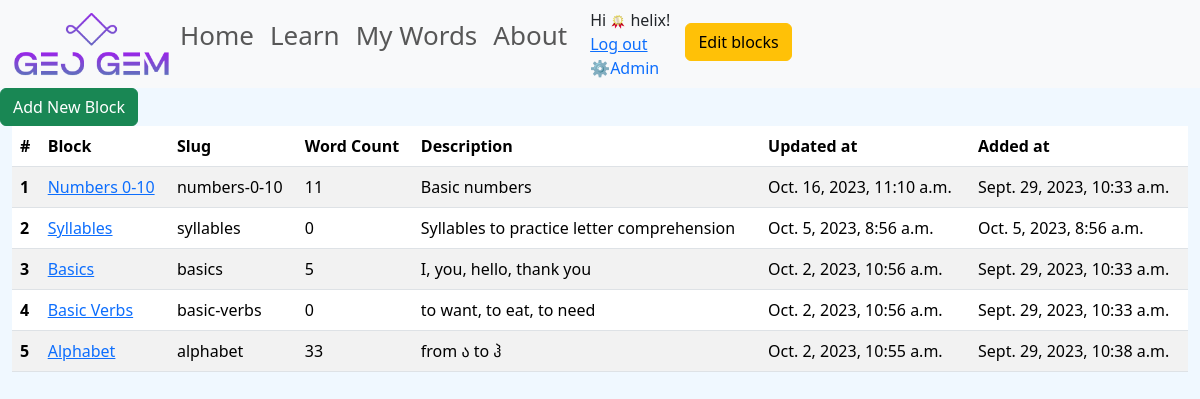
The app's page /learn/blocks_table/ (signed in), older data.
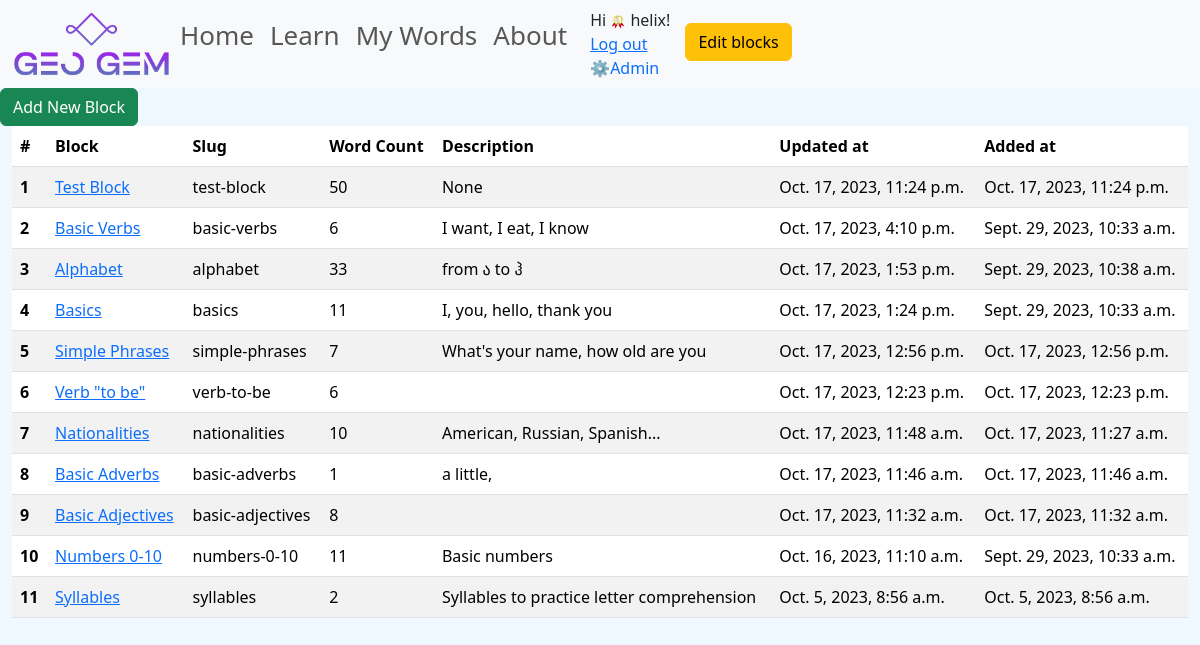
The same page, newer data.
### accounts/models.py (models this page shows, shortened)
class CustomUser(AbstractUser):
    is_premium = models.BooleanField(
        default=False,
        help_text='Designates whether the user is a premium user.'
    )
    is_active = models.BooleanField(default=False)

### word_bank/models.py (models this page shows, shortened)
class Block(models.Model):
    name = models.CharField(max_length=100)
    slug = models.SlugField(unique=True, blank=True, null=True)
    description = models.TextField(blank=True, null=True)
    theory = models.TextField(blank=True, null=True)
    added_at = models.DateTimeField(auto_now_add=True)
    updated_at = models.DateTimeField(auto_now=True)

### word_bank/views.py (the view)
# urls.py: path('blocks_table/', EditBlocksView.as_view(), name='blocks_table'),
@method_decorator(staff_member_required, name='dispatch')
class EditBlocksView(View):
    template_name = 'word_bank/blocks_table.html'
    model = Block
    def get(self, request):
        blocks = Block.objects.all().order_by('-updated_at')
        for block in blocks:
            block.word_count = WordInfo.objects.filter(blocks=block).count()
        context = {
            'blocks': blocks
        }
        return render(request, self.template_name, context=context)

### word_bank/utils.py (called while the page is built)
def staff_member_required(view_func):
    decorated_view_func = user_passes_test(
        lambda u: u.is_active and u.is_staff,
        login_url=reverse_lazy('login')
    )
    return decorated_view_func(view_func)

### templates/word_bank/blocks_table.html
{% extends "base.html" %}
{% block content %}
<a type="button" class="btn btn-success" href="/admin/word_bank/block/add/">Add New Block</a>
<div class="container-fluid">
    <table class="table table-hover table-striped">
        <thead>
          <tr>
            <th scope="col">#</th>
            <th scope="col">Block</th>
            <th scope="col">Slug</th>
            <th scope="col">Word Count</th>
            <th scope="col">Description</th>
            <th scope="col">Updated at</th>
            <th scope="col">Added at</th>
          </tr>
        </thead>
        <tbody>
        {% for block in blocks %}
            <tr>
                <th scope="row">{{ forloop.counter }}</th>
                <td><a href="{% url 'block_edit' slug=block.slug %}">{{ block.name }}</a></td>
                <td>{{ block.slug }}</td>
                <td>{{ block.word_count }}</td>
                <td>{{ block.description }}</td>
                <td>{{ block.updated_at }}</td>
                <td>{{ block.added_at }}</td>
            </tr>
        {% endfor %}
        </tbody>
      </table>
</div>
{% endblock %}

### templates/base.html (shortened to what this page needs)
{% load static %}
{% load i18n %}
<!doctype html>
<html lang="en">
  <head>
    <link href="https://cdn.jsdelivr.net/npm/bootstrap@5.3.2/dist/css/bootstrap.min.css" rel="stylesheet">
    <link rel="stylesheet" href="{% static 'css/style.css' %}">
  </head>
  <body>
    <nav class="navbar navbar-expand-lg navbar-light bg-light">
      <div class="container-fluid">
        <a class="nav-link" aria-current="page" href="{% url 'learn' %}"><img class="logo" src="{% static 'images/logo.png' %}" alt="logo"></a>
        <div class="collapse navbar-collapse" id="navbarNavDropdown">
          <ul class="navbar-nav">
            <li class="nav-item">
              <a class="nav-link" href="{% url 'home' %}">Home</a>
            </li>
            <li class="nav-item">
              <a class="nav-link" href="{% url 'learn' %}">Learn</a>
            </li>
            <li class="nav-item">
              <a class="nav-link" href="{% url 'user_words' %}">My Words</a>
            </li>
            <li class="nav-item">
              <a class="nav-link" href="#">About</a>
            </li>
            <li>
              <div class="user_authentication" style="margin-left: 15px;">
                {% if user.is_authenticated %}
                {% trans "Hi" %} {% if user.is_premium %}<img style="max-width: 16px" src="{% static 'images/badges/badge_premium.png' %}" alt="premium_badge">{% endif %}
                {{ user.username }}!
                <br>
                <form id="logout-form" method="post">
                  <a href="{% url 'logout' %}">{% trans "Log out" %}</a>
                </form>
                {% if user.is_staff %}
                <a href="/admin/" style="text-decoration: none;">&#9881;{% trans "Admin" %}</a>
                {% endif %}
                {% else %}
                <div class="login_register" style="margin-top: 8px;">
                  <a href="{% url 'login' %}">{% trans "Login" %}</a>
                  ·
                  <a href="{% url 'signup' %}">{% trans "Register" %}</a>
                </div>
                {% endif %}
            </li>
            {% if user.is_staff %}
              <li>
                <div class="edit-blocks" style="margin: 15px;">
                  <a class="btn btn-warning" href="{% url 'blocks_table' %}">Edit blocks</a>
                </div>
              </li>
            {% endif %}
          </ul>
        </div>
      </div>
    </nav>
    {% block content %}
    {% endblock %}
</body>
</html>

### static/css/style.css (style rules this page uses)
body { background-color: aliceblue; }
.logo { width: 160px; }
.nav-item { font-size: 26px; }

Row changes from the older to the newer data that the page shows:
added Block: name "Test Block", slug "test-block", word_count "50", description "None", updated_at "Oct. 17, 2023, 11:24 p.m.", added_at "Oct. 17, 2023, 11:24 p.m."
changed Block "Basic Verbs": word_count "0" → "6"; description "to want, to eat, to need" → "I want, I eat, I know"; updated_at "Oct. 2, 2023, 10:56 a.m." → "Oct. 17, 2023, 4:10 p.m."; moves up the list
changed Block "Alphabet": updated_at "Oct. 2, 2023, 10:55 a.m." → "Oct. 17, 2023, 1:53 p.m."; moves up the list
changed Block "Basics": word_count "5" → "11"; updated_at "Oct. 2, 2023, 10:56 a.m." → "Oct. 17, 2023, 1:24 p.m."; moves down the list
added Block: name "Simple Phrases", slug "simple-phrases", word_count "7", description "What's your name, how old are you", updated_at "Oct. 17, 2023, 12:56 p.m.", added_at "Oct. 17, 2023, 12:56 p.m."
added Block: name "Verb \"to be\"", slug "verb-to-be", word_count "6", updated_at "Oct. 17, 2023, 12:23 p.m.", added_at "Oct. 17, 2023, 12:23 p.m."
added Block: name "Nationalities", slug "nationalities", word_count "10", description "American, Russian, Spanish...", updated_at "Oct. 17, 2023, 11:48 a.m.", added_at "Oct. 17, 2023, 11:27 a.m."
added Block: name "Basic Adverbs", slug "basic-adverbs", word_count "1", description "a little,", updated_at "Oct. 17, 2023, 11:46 a.m.", added_at "Oct. 17, 2023, 11:46 a.m."
added Block: name "Basic Adjectives", slug "basic-adjectives", word_count "8", updated_at "Oct. 17, 2023, 11:32 a.m.", added_at "Oct. 17, 2023, 11:32 a.m."
computed for Block "Syllables": word_count "0" → "2"
